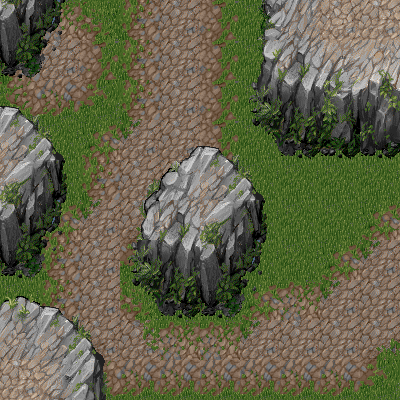

A 2D game scene composited from a Tiled map and its tileset images. What follows is a short description and the map's XML, with every tile layer's data as written:
An orthogonal 10x10 tile map with 40x40 px tiles, 2 tile layers (Ground, Mountains).

<map version="1.0" orientation="orthogonal" width="10" height="10" tilewidth="40" tileheight="40">
 <tileset firstgid="1" name="tilesetdemo" tilewidth="40" tileheight="40">
  <image source="tilesetdemo.png" width="480" height="320" />
 </tileset>
 <layer name="Ground" width="10" height="10">
  <data>
   <tile gid="1" />
   <tile gid="2" />
   <tile gid="3" />
   <tile gid="13" />
   <tile gid="14" />
   <tile gid="15" />
   <tile gid="6" />
   <tile gid="6" />
   <tile gid="6" />
   <tile gid="6" />
   <tile gid="13" />
   <tile gid="14" />
   <tile gid="15" />
   <tile gid="13" />
   <tile gid="14" />
   <tile gid="15" />
   <tile gid="6" />
   <tile gid="6" />
   <tile gid="6" />
   <tile gid="6" />
   <tile gid="25" />
   <tile gid="26" />
   <tile gid="27" />
   <tile gid="13" />
   <tile gid="14" />
   <tile gid="15" />
   <tile gid="6" />
   <tile gid="6" />
   <tile gid="6" />
   <tile gid="6" />
   <tile gid="6" />
   <tile gid="6" />
   <tile gid="1" />
   <tile gid="4" />
   <tile gid="14" />
   <tile gid="15" />
   <tile gid="6" />
   <tile gid="6" />
   <tile gid="6" />
   <tile gid="6" />
   <tile gid="6" />
   <tile gid="6" />
   <tile gid="13" />
   <tile gid="14" />
   <tile gid="17" />
   <tile gid="27" />
   <tile gid="6" />
   <tile gid="6" />
   <tile gid="6" />
   <tile gid="6" />
   <tile gid="6" />
   <tile gid="1" />
   <tile gid="4" />
   <tile gid="17" />
   <tile gid="27" />
   <tile gid="6" />
   <tile gid="6" />
   <tile gid="6" />
   <tile gid="6" />
   <tile gid="1" />
   <tile gid="6" />
   <tile gid="13" />
   <tile gid="14" />
   <tile gid="27" />
   <tile gid="6" />
   <tile gid="6" />
   <tile gid="6" />
   <tile gid="6" />
   <tile gid="1" />
   <tile gid="4" />
   <tile gid="6" />
   <tile gid="13" />
   <tile gid="14" />
   <tile gid="3" />
   <tile gid="6" />
   <tile gid="6" />
   <tile gid="1" />
   <tile gid="2" />
   <tile gid="4" />
   <tile gid="14" />
   <tile gid="6" />
   <tile gid="25" />
   <tile gid="16" />
   <tile gid="5" />
   <tile gid="2" />
   <tile gid="2" />
   <tile gid="4" />
   <tile gid="14" />
   <tile gid="14" />
   <tile gid="17" />
   <tile gid="6" />
   <tile gid="6" />
   <tile gid="25" />
   <tile gid="26" />
   <tile gid="26" />
   <tile gid="26" />
   <tile gid="26" />
   <tile gid="26" />
   <tile gid="26" />
   <tile gid="27" />
  </data>
 </layer>
 <layer name="Mountains" width="10" height="10">
  <data>
   <tile gid="71" />
   <tile gid="72" />
   <tile gid="0" />
   <tile gid="0" />
   <tile gid="0" />
   <tile gid="0" />
   <tile gid="43" />
   <tile gid="44" />
   <tile gid="45" />
   <tile gid="46" />
   <tile gid="83" />
   <tile gid="84" />
   <tile gid="0" />
   <tile gid="0" />
   <tile gid="0" />
   <tile gid="0" />
   <tile gid="55" />
   <tile gid="56" />
   <tile gid="57" />
   <tile gid="58" />
   <tile gid="11" />
   <tile gid="12" />
   <tile gid="0" />
   <tile gid="0" />
   <tile gid="0" />
   <tile gid="0" />
   <tile gid="67" />
   <tile gid="68" />
   <tile gid="69" />
   <tile gid="70" />
   <tile gid="23" />
   <tile gid="24" />
   <tile gid="0" />
   <tile gid="7" />
   <tile gid="8" />
   <tile gid="11" />
   <tile gid="79" />
   <tile gid="80" />
   <tile gid="81" />
   <tile gid="82" />
   <tile gid="59" />
   <tile gid="60" />
   <tile gid="0" />
   <tile gid="19" />
   <tile gid="20" />
   <tile gid="23" />
   <tile gid="24" />
   <tile gid="0" />
   <tile gid="0" />
   <tile gid="0" />
   <tile gid="71" />
   <tile gid="72" />
   <tile gid="0" />
   <tile gid="31" />
   <tile gid="56" />
   <tile gid="59" />
   <tile gid="60" />
   <tile gid="0" />
   <tile gid="0" />
   <tile gid="0" />
   <tile gid="83" />
   <tile gid="84" />
   <tile gid="0" />
   <tile gid="67" />
   <tile gid="68" />
   <tile gid="71" />
   <tile gid="72" />
   <tile gid="0" />
   <tile gid="0" />
   <tile gid="0" />
   <tile gid="10" />
   <tile gid="11" />
   <tile gid="12" />
   <tile gid="79" />
   <tile gid="80" />
   <tile gid="83" />
   <tile gid="84" />
   <tile gid="0" />
   <tile gid="0" />
   <tile gid="0" />
   <tile gid="22" />
   <tile gid="23" />
   <tile gid="24" />
   <tile gid="0" />
   <tile gid="0" />
   <tile gid="0" />
   <tile gid="0" />
   <tile gid="0" />
   <tile gid="0" />
   <tile gid="0" />
   <tile gid="46" />
   <tile gid="35" />
   <tile gid="36" />
   <tile gid="0" />
   <tile gid="0" />
   <tile gid="0" />
   <tile gid="0" />
   <tile gid="0" />
   <tile gid="0" />
   <tile gid="0" />
  </data>
 </layer>
</map>